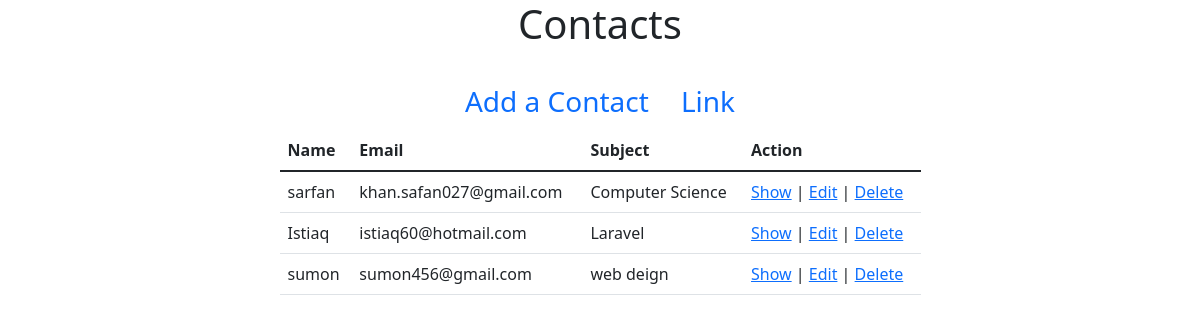
The app's page /admin/Contacts/index.php, older data.
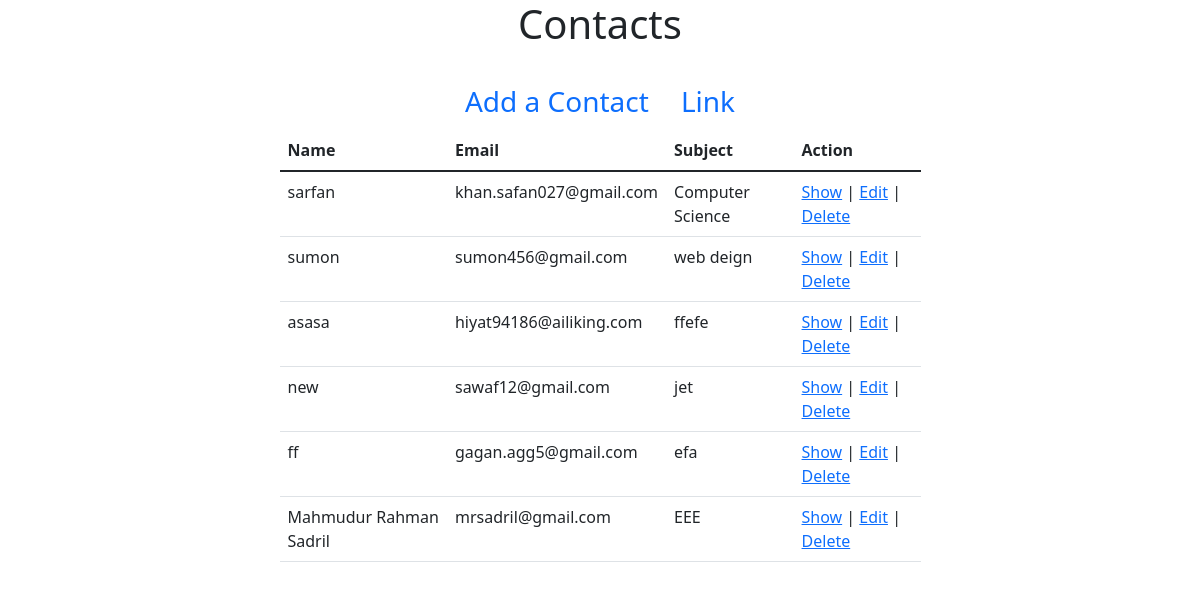
The same page, newer data.
### tables this page shows
CREATE TABLE `contact` (
  `id` int(11) NOT NULL,
  `name` varchar(255) NOT NULL,
  `email` varchar(40) NOT NULL,
  `subject` varchar(255) NOT NULL,
  `comment` varchar(255) NOT NULL,
  `status` tinyint(4) NOT NULL DEFAULT '0',
  `date` date NOT NULL
);

### src/Contact.php (called while the page is built, shortened)
<?php
class Contact{
    public $conn = null;
    public function __construct()
    {
        $this->conn = new PDO("mysql:host=localhost;dbname=ecommerce",
            'root', '');
        $this->conn->setAttribute(PDO::ATTR_ERRMODE,
            PDO::ERRMODE_EXCEPTION);
    }
    public function index(){
        $query = "SELECT * FROM `contact`";
        $stmt = $this->conn->prepare($query);
        $result = $stmt->execute();
        $contacts = $stmt->fetchAll();
        return $contacts;
    }
}
?>

### admin/Contacts/index.php (the view, shortened to what this page needs)
<?php
$_contact = new Contact();
$contacts = $_contact->index();
?>
<!doctype html>
<html lang="en">
<head>
    <link href="https://cdn.jsdelivr.net/npm/bootstrap@5.1.3/dist/css/bootstrap.min.css" rel="stylesheet">
</head>
<body>
<section>
    <div class="container">
        <div class="row justify-content-center">
            <div class="col-md-7">
                <h1 class="text-center mb-4">Contacts</h1>
                <ul class="nav justify-content-center fs-3">
                    <li class="nav-item">
                        <a class="nav-link active" aria-current="page" href="create.php">
                            Add a Contact
                        </a>
                    </li>
                    <li class="nav-item">
                        <a class="nav-link" href="#">Link</a>
                    </li>
                </ul>
                <table class="table">
                    <thead>
                    <tr>
                        <th scope="col">Name</th>
                        <th scope="col">Email</th>
                        <th scope="col">Subject</th>
                        <th scope="col">Action</th>
                    </tr>
                    </thead>
                    <tbody>
                    <?php
                    if (count($contacts) > 0):
                        foreach ($contacts as $contact):
                            ?>
                            <tr>
                                <td><?= $contact['name']?></td>
                                <td><?= $contact['email']?></td>
                                <td><?= $contact['subject']?></td>
                                <td><a href="show.php?id=<?=$contact['id'];?>">Show</a>
                                    |
                                    <a href="edit.php?id=<?=$contact['id'];?>">Edit</a>
                                    |
                                    <a href="delete.php?id=<?=$contact['id'];?>"
                                       onclick="return confirm('Are you sure you want to delete?')">
                                        Delete
                                    </a>
                                </td>
                            </tr>
                        <?php
                        endforeach;
                    endif;
                    ?>
                    </tbody>
                </table>
            </div>
        </div>
    </div>
</section>
</body>
</html>

Row changes from the older to the newer data that the page shows:
removed contact: name "Istiaq", email "istiaq60@hotmail.com", subject "Laravel"
added contact: name "asasa", email "hiyat94186@ailiking.com", subject "ffefe"
added contact: name "new", email "sawaf12@gmail.com", subject "jet"
added contact: name "ff", email "gagan.agg5@gmail.com", subject "efa"
added contact: name "Mahmudur Rahman Sadril", email "mrsadril@gmail.com", subject "EEE"
